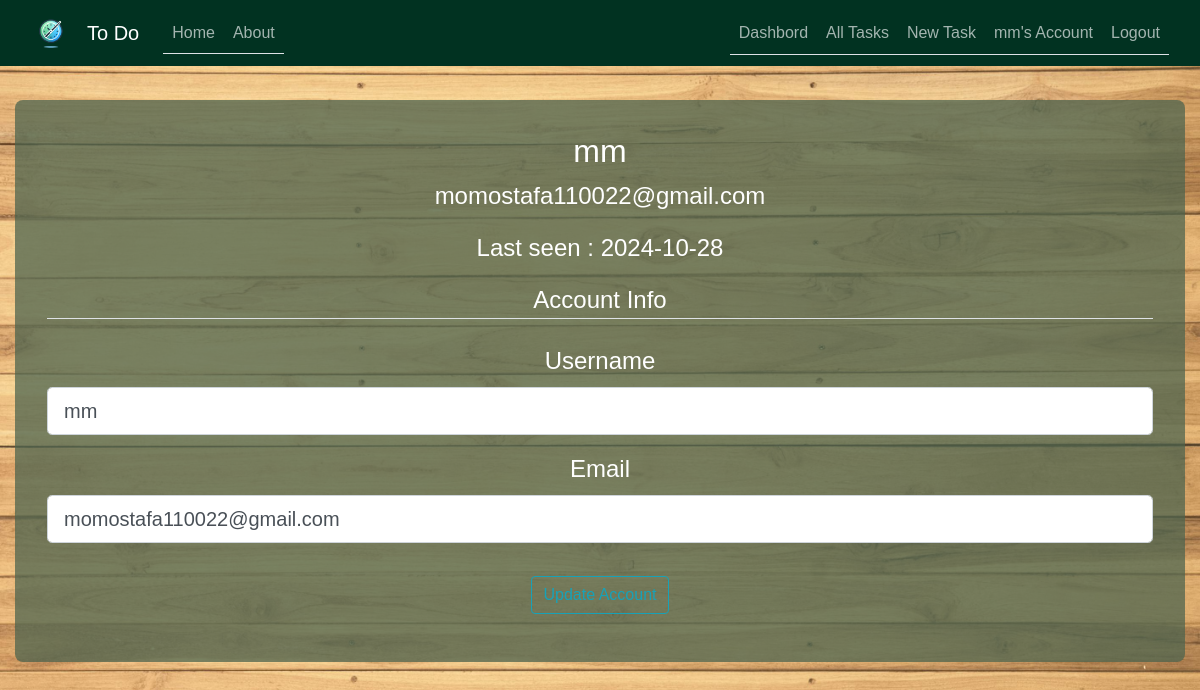
The page /account (signed in) on the database as committed earlier.
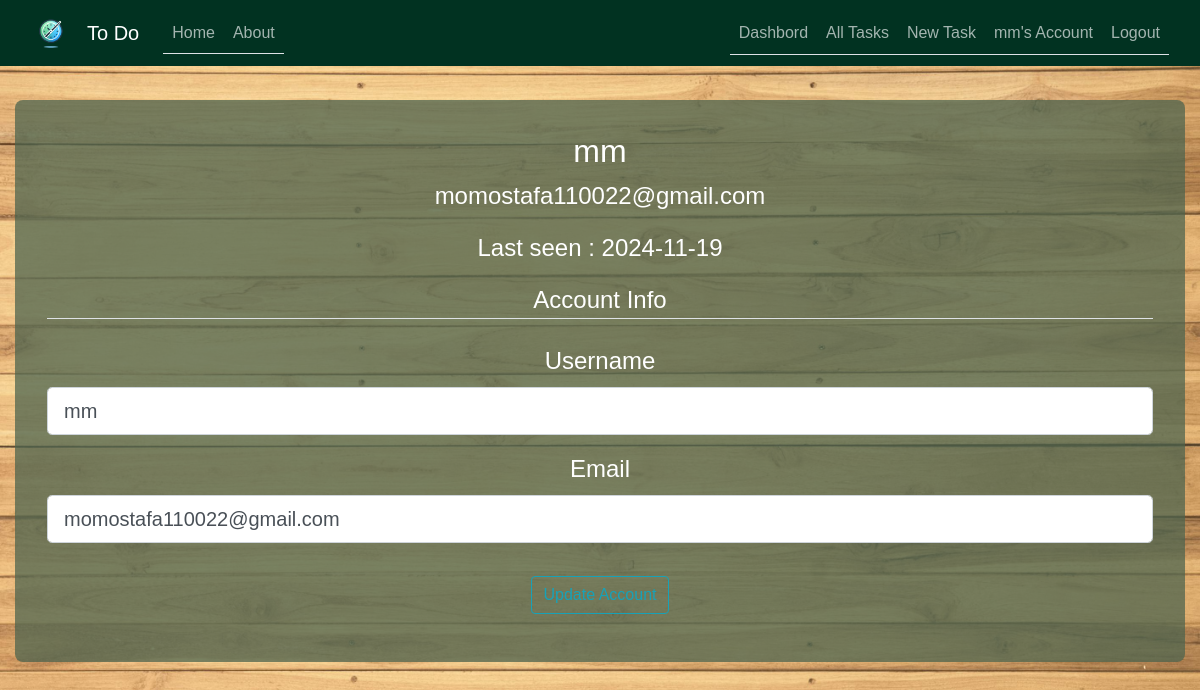
The same page on the database as committed later.
### To_Do/models.py (models this page shows, shortened)
class User(db.Model, UserMixin):
    id = db.Column(db.Integer, primary_key=True)
    username = db.Column(db.String(50), unique=True, nullable=False)
    email = db.Column(db.String(100), unique=True, nullable=False)
    password = db.Column(db.String(255), nullable=False)
    date_joined = db.Column(db.DateTime, default=datetime.now)
    last_login = db.Column(db.DateTime, default=datetime.now)
    tasks = db.relationship("Task", backref="user", lazy=True)
    task_collaborators = db.relationship("TaskCollaborator", backref="user", lazy=True)

### To_Do/users/routes.py (the view)
@users.route("/account", methods=['GET', 'POST'])
@login_required
def account():
    form = UpdateAccountForm()
    if form.validate_on_submit():
        current_user.username = form.username.data
        current_user.email = form.email.data
        current_user.last_login = datetime.utcnow()
        db.session.add(current_user)
        db.session.commit()
        flash('Your account has been updated!', 'success')
        return redirect(url_for('users.account'))
    elif request.method == 'GET':
        if current_user.is_authenticated:
            form.username.data = current_user.username
            form.email.data = current_user.email
    return render_template('account.html', title='Account', form=form)

### To_Do/users/forms.py (shortened to what this page needs)
class UpdateAccountForm(FlaskForm):
    username = StringField(
        "Username", validators=[DataRequired(), Length(min=2, max=50)]
    )
    email = StringField("Email", validators=[DataRequired(), Email()])
    submit = SubmitField("Update Account")

### To_Do/models.py (called while the page is built)
@login_manager.user_loader
def load_user(user_id):
    return User.query.get(int(user_id))

### To_Do/templates/account.html (shortened to what this page needs)
{% extends "base.html" %}
{% block content %}
<div class="content-section">
    <div class="media">
        <div class="media-body">
            <h2 class="account-heading">{{ current_user.username }}</h2>
            <p class="text-secondary1" style="color: #fff;" >{{ current_user.email }}</p>
            {% if current_user.last_login != None %}
            <p class="text-secondary1" style="color: #fff;" >Last seen : {{ current_user.last_login.strftime('%Y-%m-%d') }}</p>
            {% else %}
            <p class="text-secondary1" style="color: #fff;" >Last seen : **** </p>
            {% endif %}
        </div>
    </div>
    <form method="POST" action="" enctype="multipart/form-data">
        <fieldset class="form-group">
            <legend class="border-bottom mb-4">Account Info</legend>
            <div class="form-group">
                {{ form.username.label(class="form-control-label") }}
                {% if form.username.errors %}
                    {{ form.username(class="form-control form-control-lg is-invalid") }}
                    <div class="invalid-feedback">
                        {% for error in form.username.errors %}
                            <span>{{ error }}</span>
                        {% endfor %}
                    </div>
                {% else %}
                    {{ form.username(class="form-control form-control-lg") }}
                {% endif %}
            </div>
            <div class="form-group">
                {{ form.email.label(class="form-control-label") }}
                {% if form.email.errors %}
                    {{ form.email(class="form-control form-control-lg is-invalid") }}
                    <div class="invalid-feedback">
                        {% for error in form.email.errors %}
                            <span>{{ error }}</span>
                        {% endfor %}
                    </div>
                {% else %}
                    {{ form.email(class="form-control form-control-lg") }}
                {% endif %}
            </div>
        </fieldset>
        <div class="form-group">
            {{ form.submit(class="btn btn-outline-info") }}
        </div>
    </form>
</div>
{% endblock content %}

### To_Do/templates/base.html (shortened to what this page needs)
<!DOCTYPE html>
<html>
<head>
    <link rel="stylesheet" href="https://maxcdn.bootstrapcdn.com/bootstrap/4.0.0/css/bootstrap.min.css">
    <link rel="stylesheet" type="text/css" href="{{ url_for('static', filename='/css/main.css') }}">
</head>
<body>
    <header class="site-header">
      <nav class="navbar navbar-expand-md navbar-dark bg-steel fixed-top">
        <div class="container">
        <a class="navbar-brand" href="/">
          <img src="{{ url_for('static', filename='logo.png') }}" alt="Logo" style="width:40px;">
        </a>
          <a class="navbar-brand mr-4" href="/">To Do</a>
          <div class="collapse navbar-collapse" id="navbarToggle">
            <div class="nav nav-tabs mr-auto navbar-nav">
              <a class="nav-item nav-link" href="/">Home</a>
              <a class="nav-item nav-link" href="/about">About</a>
            </div>
            <div class="nav nav-tabs">
              <div class="navbar-nav">
                {% if current_user.is_authenticated %}
                <a class="nav-link" href="/dashbord">Dashbord</a>
                  <a class="nav-link" href="{{ url_for('tasks.all_tasks') }}"> All Tasks </a>
                  <a class="nav-link" href="{{ url_for('tasks.new_task') }}">New Task</a>
                  <a class="nav-link" href="/account">{{ current_user.username }}'s Account</a>
                  <a class="nav-link" href="{{ url_for('users.logout') }}">Logout</a>
                {% else %}
                  <a class="nav-item nav-link" href="{{ url_for('users.login') }}">Login</a>
                  <a class="nav-item nav-link" href="{{ url_for('users.sign_up') }}">Sign Up</a>
                {% endif %}
              </div>
            </div>
          </div>
        </div>
      </nav>
    </header>
    <main role="main" class="container">
      <div class="row">
        <div class="col-md-12">
          {% block content %}{% endblock %}
        </div>
      </div>
    </main>
  </body>
</html>

### To_Do/static/css/main.css (style rules this page uses)
* { box-sizing: border-box; }
body { width: 100%; height: 100vh; font-family: Arial, sans-serif; background-image: url('../background.jpg'); background-position: center; background-size:cover; background-attachment:scroll; position: relative; margin-top: 5rem; color: #000000; }
.bg-steel { background-color: #013221; color: #000000; }
.container { width: 100%; max-width: 1400px; text-align: center; margin: 0 auto; border-radius: 40%; }
.content-section { background: #4c634ebc; padding: 2rem; border-radius: 8px; margin-top: 20px; color: #fff; font-size: 1.5rem; }
.site-header .navbar-nav .nav-link { color: #fdfeffa4; }
a { color: #f3f3f3; text-decoration: none; }

Rows that differ between the two databases and show on the page:
changed User "mm": last_login "2024-10-28" → "2024-11-19"
